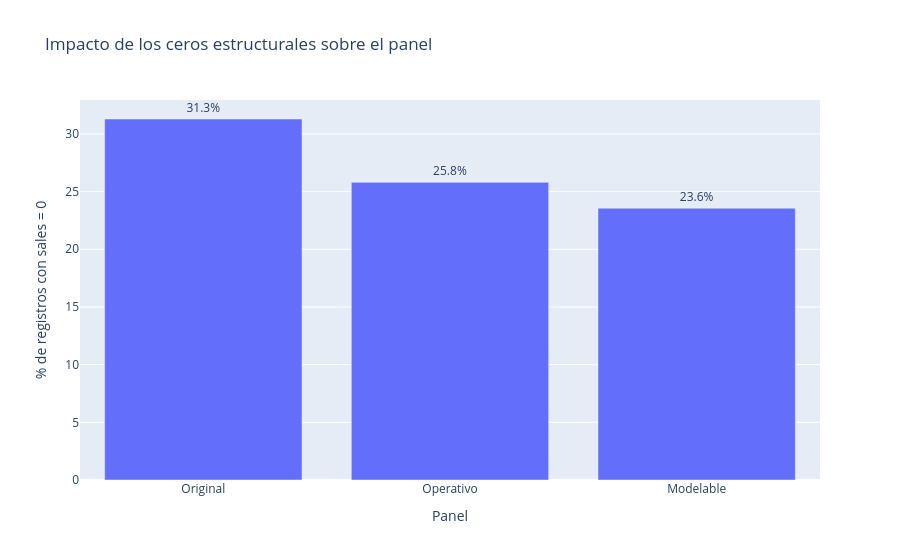

Here is the notebook cell this chart was saved with:
### Code cell
fig = px.bar(
    zero_comparison,
    x="panel",
    y="porcentaje_ceros",
    text="porcentaje_ceros",
    title="Impacto de los ceros estructurales sobre el panel"
)

fig.update_traces(
    texttemplate="%{text:.1f}%",
    textposition="outside"
)

fig.update_layout(
    xaxis_title="Panel",
    yaxis_title="% de registros con sales = 0"
)

fig.show()

### Figure 1 — Plotly figure (JSON) as saved in the notebook; plotly's stock layout.template omitted (floating-point values rounded to 4 significant figures)
{"data": [{"hovertemplate": "panel=%{x}<br>porcentaje_ceros=%{text}<extra></extra>", "legendgroup": "", "marker": {"color": "#636efa", "pattern": {"shape": ""}}, "name": "", "orientation": "v", "showlegend": false, "text": [31.3, 25.8, 23.56], "textposition": "outside", "texttemplate": "%{text:.1f}%", "type": "bar", "x": ["Original", "Operativo", "Modelable"], "xaxis": "x", "y": [31.3, 25.8, 23.56], "yaxis": "y"}], "layout": {"barmode": "relative", "legend": {"tracegroupgap": 0}, "title": {"text": "Impacto de los ceros estructurales sobre el panel"}, "xaxis": {"anchor": "y", "domain": [0, 1], "title": {"text": "Panel"}}, "yaxis": {"anchor": "x", "domain": [0, 1], "title": {"text": "% de registros con sales = 0"}}}}
